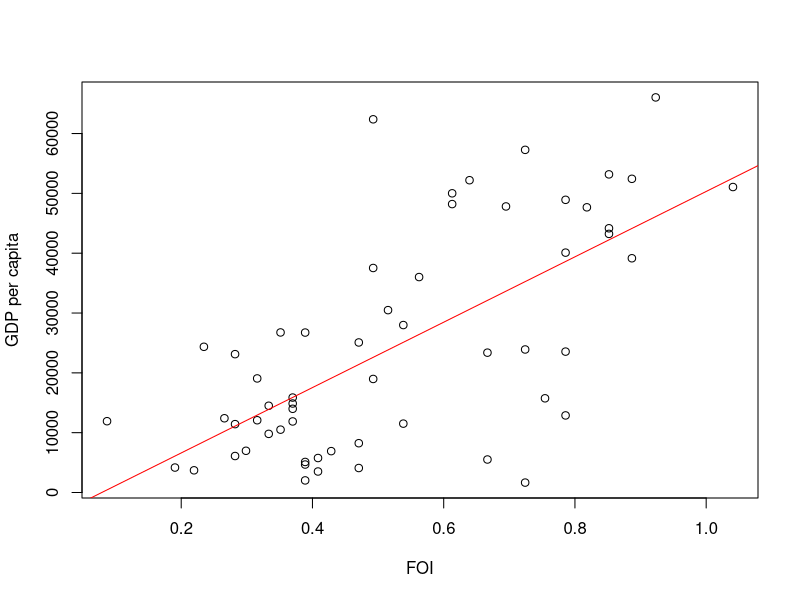
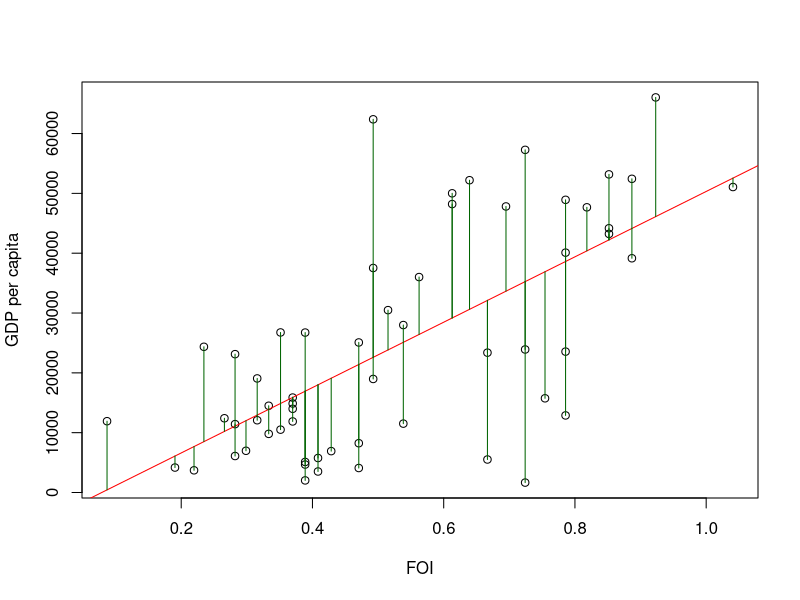

These figures' R source, in order:
## ---- chunk 1
library(dplyr)
df <- read.csv("FOI.csv")
df$GDP <- df$NY.GDP.PCAP.PP.KD
df %>% filter(SP.POP.TOTL*IT.NET.USER.ZS/100 > 5000000) -> df
model <- lm(GDP~FOI, df)

plot(df$FOI, df$GDP, xlab="FOI", ylab="GDP per capita")
abline(model$coefficients[1], model$coefficients[2], col="red")
## ---- chunk 2
library(dplyr)
plot(df$FOI, df$GDP, xlab="FOI", ylab="GDP per capita")
abline(model$coefficients[1], model$coefficients[2], col="red")
segments(df$FOI,model$fitted.values, df$FOI,df$GDP, col="darkgreen")
